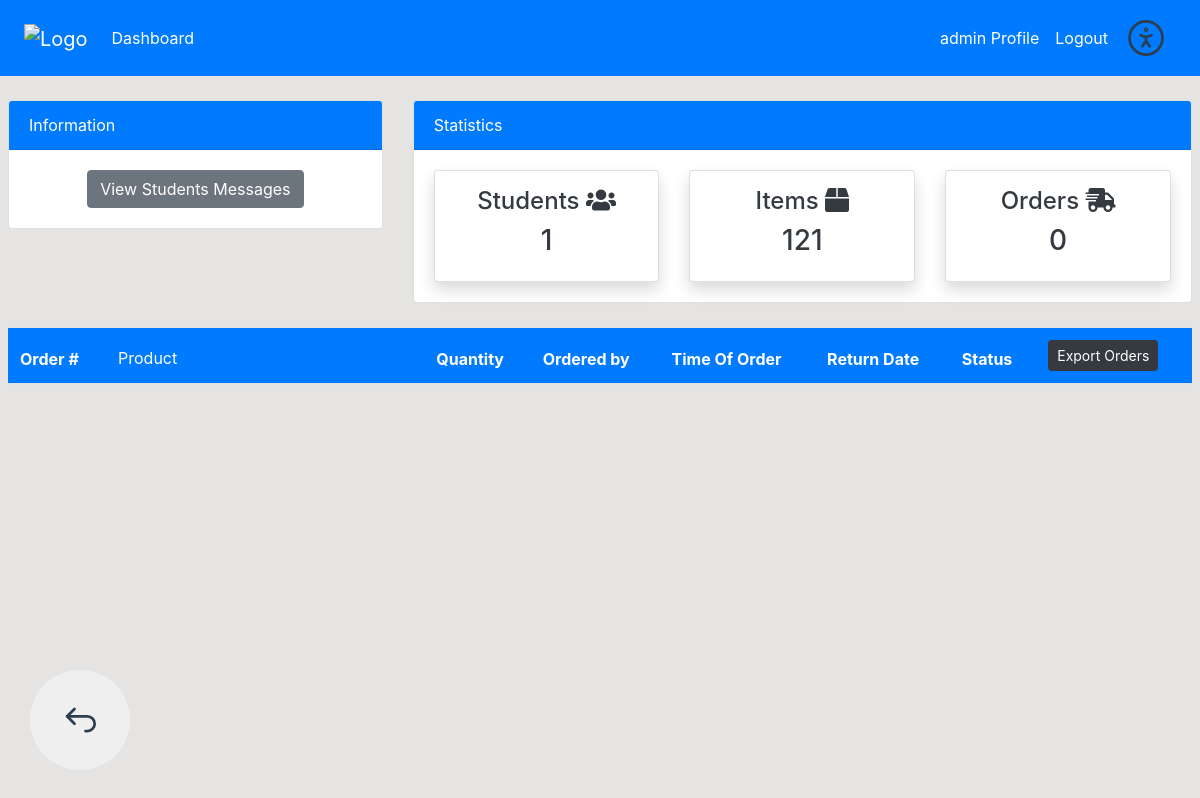
The app's page /order/ (signed in), older data.
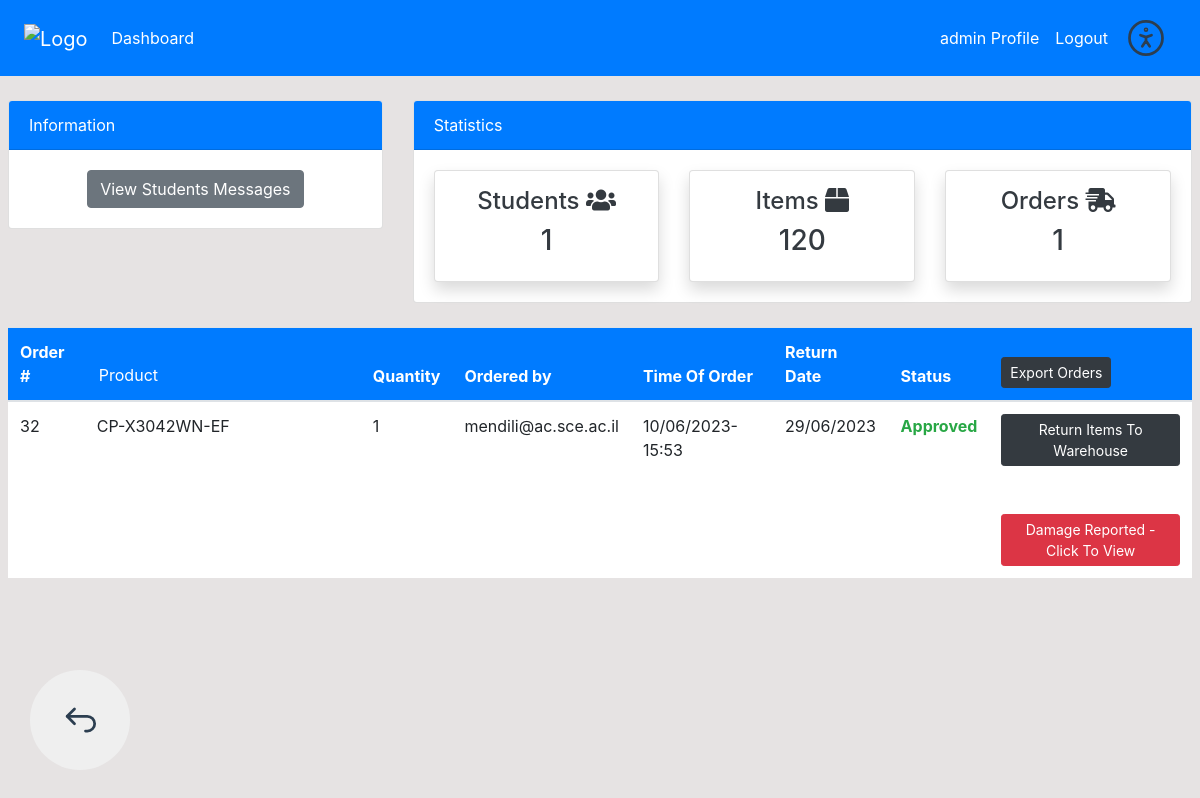
The same page, newer data.
### dashboard/models.py (models this page shows, shortened)
class Order(models.Model):
    product = models.ForeignKey(Product, on_delete=models.CASCADE,null=True)
    staff = models.ForeignKey(User, models.CASCADE, null=True)
    quantity = models.PositiveIntegerField(null=True)
    date = models.DateTimeField(auto_now_add=True)
    returnDate = models.DateTimeField(null=False,default=timezone.now,verbose_name='Return Date')
    status = models.CharField(max_length=10, choices=(('Pending', 'Pending'), ('Approved', 'Approved'), ('Denied', 'Denied'),('Finished', 'Finished')), default='Pending')
    extendRequested = models.CharField(max_length=12, choices=(('Pending', 'Pending'), ('Approved', 'Approved'), ('Denied', 'Denied'),('NotRequested','NotRequested')), default='NotRequested')
    extendedDate = models.DateTimeField(null=False,default=timezone.now,verbose_name='Extended Date')
    category = models.CharField(max_length=100, choices=CATEGORY, null=True)
    is_reported = models.BooleanField(default=False)
    @property
    def day_before_return(self):
        return self.returnDate - timedelta(days=1)
    def current_date(self):
        return timezone.now().date()

class Product(models.Model):
    name = models.CharField(max_length=100,null=True)
    sn = models.CharField(max_length=20, null=True, verbose_name='Serial Number')
    category = models.CharField(max_length=100,choices=CATEGORY,null=True)
    quantity = models.PositiveIntegerField(null=True)

### dashboard/views.py (the view)
    @login_required(login_url='user_login')
    @user_passes_test(lambda u: u.is_staff, login_url='user_login')
    def wrapper(request, *args, **kwargs):
        return view_func(request, *args, **kwargs)

### dashboard/context_processors.py (called while the page is built)
def message_count(request):
    from .models import Message, Reservation
    messages = Message.objects.filter(status='Pending').count()
    reservations = Reservation.objects.filter(status='Pending').count()
    return {'message_count': messages, 'reservation_count': reservations}

### dashboard/views.py (called while the page is built)
def staff_required(view_func):
    @login_required(login_url='user_login')
    @user_passes_test(lambda u: u.is_staff, login_url='user_login')
    def wrapper(request, *args, **kwargs):
        return view_func(request, *args, **kwargs)
    return wrapper

@staff_required
def order(request):
    products = Product.objects.filter(quantity__gt=0)
    product_count = Product.objects.aggregate(product_count=Sum('quantity'))['product_count']
    orders = Order.objects.all()
    order_count = orders.count()
    customers = User.objects.exclude(username='admin')
    customer_count = customers.count()
    context = {
        'orders':orders,
        'customer_count':customer_count,
        'product_count': product_count,
        'order_count': order_count,
    }
    return render(request,'dashboard/order.html',context)

### templates/dashboard/order.html (shortened to what the changed rows need)
{% extends 'partials/base.html' %}
{% block content %}
{% include 'partials/topnav.html' %}
<div class="pl-2 pr-2 justify-content-between w-100">
    <div class="row my-4">
        <div class="col-md-12">
            <table class="table bg-white">
                <thead class="bg-primary">
                    <tr class="text-white">
                        <th scope="col">Order #</th>
                        <th scope="col"><input type="text" placeholder="Product" id="searchInput">
                            <div class="results"></div></th>
                        <th scope="col">Quantity</th>
                        <th scope="col">Ordered by</th>
                        <th scope="col">Time Of Order</th>
                        <th scope="col">Return Date</th>
                        <th scope="col">
                            Status
                        </th>
                        <th scope="col">
                            <a href="{% url 'exportOrders' %}" class="btn btn-dark btn-sm">Export Orders</a>
                        </th>
                    </tr>
                </thead>
                <tbody>
                    {% for order in orders %}
                    <tr>
                        <td>{{order.id}}</td>
                        <td><span class="product" id="{{order.product.name}}">{{order.product.name}}</span></td>
                        <td>{{order.quantity}}</td>
                        <td>{{order.staff.username}}</td>
                        <td>{{order.date|date:"d/m/Y-H:i"}}</td>
                        {% if order.current_date|date:"d/m/Y" == order.day_before_return|date:"d/m/Y" and order.status == 'Approved' %}
                            <td style="color: black">{{ order.returnDate|date:"d/m/Y" }}<br>
                                <strong>Return Date Approaching!</strong>
                            </td>
                        {% elif order.current_date|date:"d/m/Y" == order.returnDate|date:"d/m/Y" and order.status == 'Approved' %}
                            <td style="color: red">{{ order.returnDate|date:"d/m/Y" }}<br>
                                <strong>Today is return day!</strong>
                            </td>
                        {% else %}
                        <td>{{ order.returnDate|date:"d/m/Y" }}</td>
                        {% endif %}
                        <td>
                            {% if order.status == 'Pending' %}
                            <a class="btn btn-dark btn-sm" href="{% url 'approve_order' order.id %}">Approve</a>
                            <a class="btn btn-dark btn-sm" href="{% url 'deny_order' order.id %}">Deny</a>
                            {% else %}
                            <span class="
                                {% if order.status == 'Approved' %}text-success font-weight-bold
                                {% elif order.status == 'Denied' %}text-danger font-weight-bold
                                {% elif order.status == 'Finished' %}text-primary font-weight-bold
                                {% endif %}">
                                    {{ order.status }}
                            </span>
                            {% endif %}
                        </td>
                        <td>
                            {% if order.status == 'Approved' %}
                            <a class="btn btn-dark btn-sm" href="{% url 'finish_order' order.id %}">Return Items To Warehouse</a>
                                <br>
                            <br>
                            {% elif order.status == 'Finished' %}
                            <a class="btn btn-dark btn-sm" href="{% url 'remove_order' order.id %}">Remove Order</a>
                            <br>
                            {% elif order.status == 'Denied' %}
                            <a class="btn btn-dark btn-sm" href="{% url 'remove_order' order.id %}">Remove Order</a>
                            <br>
                            {% endif %}
                            {% if order.is_reported %}
                                <br>
                                <a class="btn btn-danger btn-sm" href="{% url 'view_damage_report' order.id %}">Damage Reported - Click To View</a>
                            {% endif %}
                        </td>
                    </tr>
                    {% endfor %}
                </tbody>
            </table>
        </div>
    </div>
</div>
{% endblock %}

Row changes from the older to the newer data that the page shows:
added Order: id "32", product.name "CP-X3042WN-EF", quantity "1", staff.username "mendili@ac.sce.ac.il", date "10/06/2023-15:53", returnDate "29/06/2023", status "Approved", shows "Return Items To Warehouse", is_reported "Damage Reported - Click To View"
Text that changed along with them:
{{ product_count }}: "121" → "120"
{{ order_count }}: "0" → "1"
